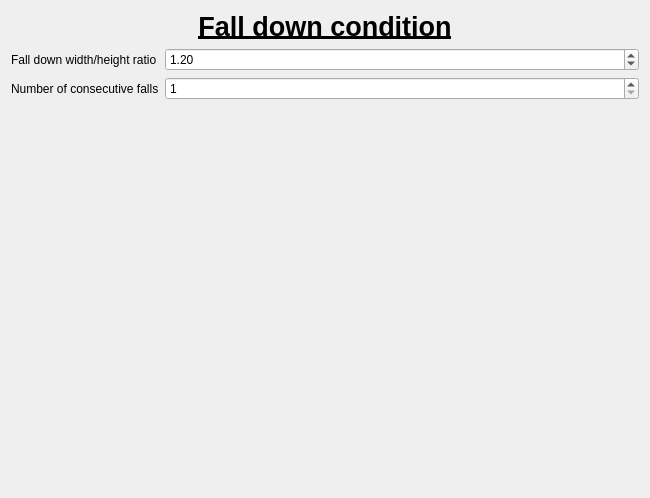
<?xml version="1.0" encoding="UTF-8"?>
<ui version="4.0">
 <class>widget_fall_down_condition</class>
 <widget class="QWidget" name="widget_fall_down_condition">
  <property name="geometry">
   <rect>
    <x>0</x>
    <y>0</y>
    <width>650</width>
    <height>498</height>
   </rect>
  </property>
  <property name="windowTitle">
   <string>Form</string>
  </property>
  <layout class="QVBoxLayout" name="verticalLayout">
   <item>
    <layout class="QGridLayout" name="gridLayout">
     <item row="0" column="0" colspan="2">
      <widget class="QLabel" name="labelTitle">
       <property name="font">
        <font>
         <pointsize>20</pointsize>
         <bold>true</bold>
         <underline>true</underline>
        </font>
       </property>
       <property name="autoFillBackground">
        <bool>false</bool>
       </property>
       <property name="text">
        <string>Fall down condition</string>
       </property>
       <property name="scaledContents">
        <bool>false</bool>
       </property>
       <property name="alignment">
        <set>Qt::AlignCenter</set>
       </property>
      </widget>
     </item>
     <item row="1" column="0">
      <widget class="QLabel" name="label">
       <property name="sizePolicy">
        <sizepolicy hsizetype="Maximum" vsizetype="Preferred">
         <horstretch>0</horstretch>
         <verstretch>0</verstretch>
        </sizepolicy>
       </property>
       <property name="text">
        <string>Fall down width/height ratio</string>
       </property>
      </widget>
     </item>
     <item row="1" column="1">
      <widget class="QDoubleSpinBox" name="doubleSpinBoxWidthHeightRatio">
       <property name="minimum">
        <double>1.000000000000000</double>
       </property>
       <property name="maximum">
        <double>6.000000000000000</double>
       </property>
       <property name="value">
        <double>1.200000000000000</double>
       </property>
      </widget>
     </item>
     <item row="2" column="0">
      <widget class="QLabel" name="label_2">
       <property name="text">
        <string>Number of consecutive falls</string>
       </property>
      </widget>
     </item>
     <item row="2" column="1">
      <widget class="QSpinBox" name="spinBoxOfConsecutiveFalls">
       <property name="minimum">
        <number>1</number>
       </property>
       <property name="maximum">
        <number>100</number>
       </property>
      </widget>
     </item>
    </layout>
   </item>
   <item>
    <spacer name="verticalSpacer">
     <property name="orientation">
      <enum>Qt::Vertical</enum>
     </property>
     <property name="sizeHint" stdset="0">
      <size>
       <width>20</width>
       <height>405</height>
      </size>
     </property>
    </spacer>
   </item>
  </layout>
 </widget>
 <resources/>
 <connections/>
</ui>
